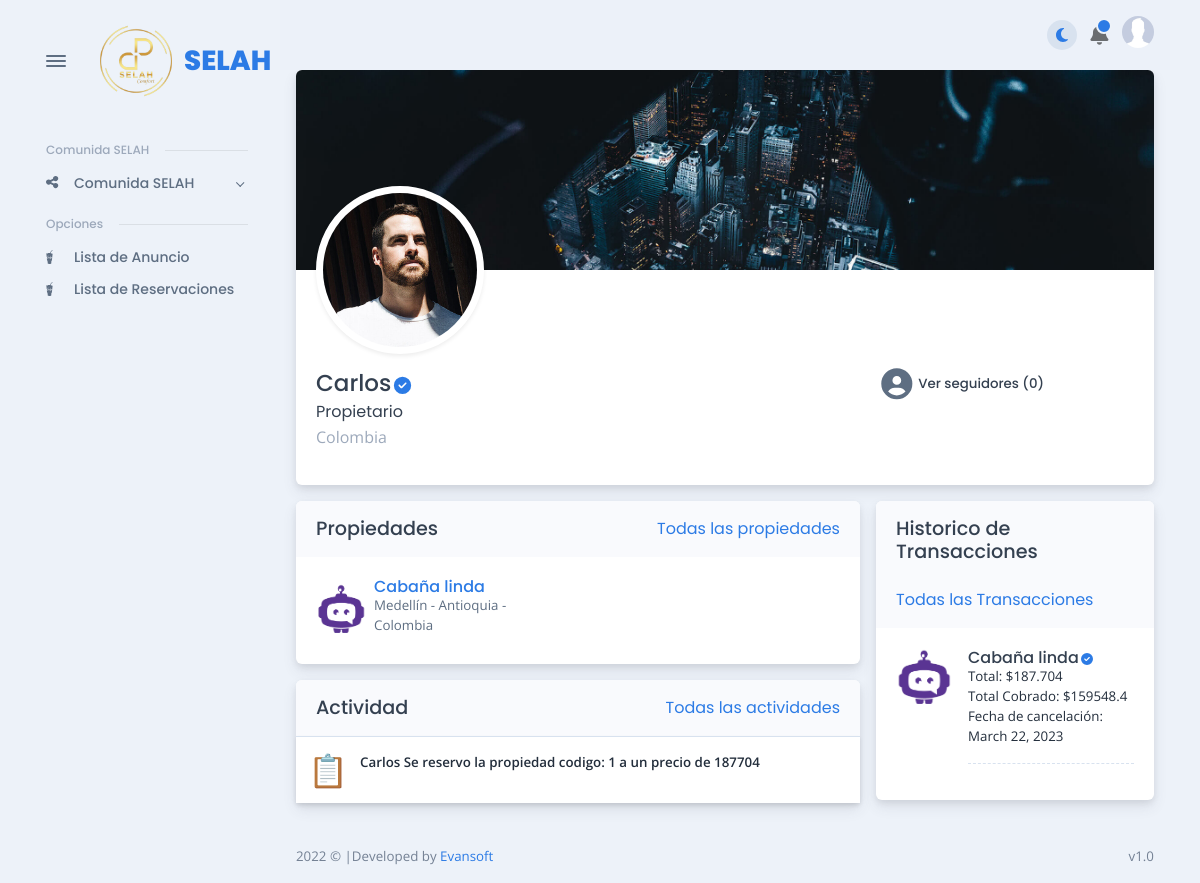
The app's page /user/Profile/25/ with its own data.
### user/models.py (models this page shows, shortened)
class User(models.Model):
	first_name = models.CharField(max_length=30, blank = True)
	second_name = models.CharField(max_length=30, blank=True)
	last_name = models.CharField(max_length= 30, blank = True)
	last_second_name = models.CharField(max_length=30,blank=True)
	email = models.EmailField(unique=True)
	code_area = models.CharField(max_length= 5, blank = True)
	phone = models.CharField(max_length= 20, unique=True)
	user = models.CharField(max_length=50)
	pswd = models.CharField(max_length = 50)
	img_profile = models.ImageField(upload_to = "Img_Profile",default = "Img_Profile/without.jpg", blank = True)
	img_cover = models.ImageField(upload_to = "Img_Cover",default = "Img_Cover/cover.jpg", blank = True)
	description = models.TextField(blank = True)
	disable = models.BooleanField(default = False)
	active = models.BooleanField(default = False)
	verified = models.BooleanField(default = False)
	type_user = models.IntegerField(default = 2)

### property/models.py (models this page shows, shortened)
class Property(models.Model):
	space = models.ForeignKey(Space, on_delete = models.CASCADE, null = True, blank=True,related_name='space')
	title = models.CharField(max_length = 150, null = True, blank=True)
	hosting_space = models.ForeignKey(Hosting_Space, on_delete = models.CASCADE, null = True, blank=True,related_name='hosting_space')
	street = models.CharField(max_length = 150, null = True, blank=True)
	street_optional = models.CharField(max_length = 150, null = True, blank=True)
	city = models.CharField(max_length = 150, null = True, blank=True)
	departament = models.CharField(max_length = 150, null = True, blank=True)
	country = models.CharField(max_length = 150, null = True, blank=True)
	tag_description = models.ForeignKey(Tag_Description, on_delete = models.CASCADE, null = True, blank=True,related_name='tag_description')
	description = models.TextField(default="")
	price = models.FloatField(default=0)
	extras = models.ForeignKey(Extras,on_delete=models.CASCADE, null = True, blank=True,related_name='extras')
	complete = models.BooleanField(default = False)
	discoun = models.FloatField(default = 0)
	user = models.ForeignKey(User, on_delete = models.CASCADE,  null = True, blank=True,related_name='User')
	available = models.BooleanField(default = False)
	postcode = models.CharField(max_length = 10,null = True, blank=True)
	price_clean = models.IntegerField(default = 0)
	price_entrada = models.IntegerField(default = 0)
	btn_clean = models.BooleanField(default = False)
	cod_ref = models.IntegerField(default = 0)

### settings/models.py (models this page shows)
class Movement_History(models.Model):
	user = models.ForeignKey(User, on_delete = models.CASCADE)
	description= models.CharField(max_length =  250)

class History_Transaccion(models.Model):
	amount_total = models.FloatField()
	amount_me = models.FloatField()
	amount_property = models.FloatField()
	date_register = models.DateField(auto_now_add = True)
	date_payment = models.DateField(auto_now_add = True)
	propertys = models.ForeignKey(Property, on_delete = models.CASCADE,null = True, blank = True)
	user = models.ForeignKey(User, on_delete = models.CASCADE,null = True, blank = True)
	reservation = models.ForeignKey(Reservation, on_delete = models.CASCADE,null = True, blank = True)

### user/views.py (the view)
# urls.py: url(r'^Profile/(\d+)/$',Profile,name="Profile"),
def Profile(request,pk):
	user = User.objects.get(pk = pk)
	__property = Property.objects.filter(user = user)
	data_property = [
		{
			'pk':i.pk,
			'cover':Photo.objects.filter(propertys = i)[0].img.url,
			'title':i.title,
			'address':i.city+' - '+i.departament+' - '+i.country
		}
		for i in __property
	]
	data_trans = [
		{
			'title':i.propertys.title,
			'total': i.amount_total,
			'amount_me': i.amount_me,
			'amount_property': i.amount_property,
			'img':Photo.objects.filter(propertys = i.propertys)[0].img.url,
			'date_payment':i.date_payment
		}
		for i in History_Transaccion.objects.filter(user = user)
	]
	followers = Followers.objects.filter(user_follow = user)
	try:
		f_user = Followers.objects.filter(user_follow = user)
	except Followers.DoesNotExist as e:
		f_user = []
	return render(request,'settings/profile.html',{'user':user, 'followers':len(followers),'follow':followers,'f_user':f_user,
		'property':data_property,'history':Movement_History.objects.filter(user = user),
			'data_trans':data_trans})

### template/settings/profile.html (shortened to what this page needs)
{% extends '../base.html' %}
{% load static %}
{% block content %}
<div class="card mb-3">
    <div class="card-header position-relative min-vh-25 mb-7">
      <div class="bg-holder rounded-3 rounded-bottom-0" style="background-image:url('{% static "assets/img/generic/4.jpg" %}');">
      </div>
      <div class="avatar avatar-5xl avatar-profile"><img class="rounded-circle img-thumbnail shadow-sm" src="{% static 'assets/img/team/2.jpg' %}" width="200" alt="" /></div>
    </div>
    <div class="card-body">
      <div class="row">
        <div class="col-lg-8">
          <h4 class="mb-1"> {{user.first_name}}<span data-bs-toggle="tooltip" data-bs-placement="right" title="Verified"><small class="fa fa-check-circle text-primary" data-fa-transform="shrink-4 down-2"></small></span>
          </h4>
          <h5 class="fs-0 fw-normal">Propietario</h5>
          <p class="text-500">Colombia</p>
        </div>
        <div class="col ps-2 ps-lg-3"><a class="d-flex align-items-center mb-2" href="#"><span class="fas fa-user-circle fs-3 me-2 text-700" data-fa-transform="grow-2"></span>
            <div class="flex-1">
              <h6 class="mb-0">Ver seguidores (0)</h6>
            </div>
          </a>
        </div>
      </div>
    </div>
  </div>
  <div class="row g-0">
    <div class="col-lg-8 pe-lg-2">
      <div class="card mb-3">
        <div class="card-header bg-light d-flex justify-content-between">
          <h5 class="mb-0">Propiedades</h5><a class="font-sans-serif" href="../../pages/miscellaneous/associations.html">Todas las propiedades</a>
        </div>
        <div class="card-body fs--1 pb-0">
          <div class="row">
            {% for i in property %}
              <div class="col-sm-6 mb-3">
                <div class="d-flex position-relative align-items-center mb-2">
                  <img class="d-flex align-self-center me-2 rounded-3" src="{{i.cover}}" alt="" width="50" />
                  <div class="flex-1">
                    <h6 class="fs-0 mb-0"><a class="stretched-link" target="_blank" href="{% url 'Detaild_ADS' i.pk %}">{{i.title}}</a></h6>
                    <p class="mb-1">{{i.address}}</p>
                  </div>
                </div>
              </div>
            {% endfor %}
          </div>
        </div>
      </div>
      <div class="card mb-3">
        <div class="card-header bg-light d-flex justify-content-between">
          <h5 class="mb-0">Actividad</h5><a class="font-sans-serif" href="{% static 'app/social/activity-log.html' %}">Todas las actividades</a>
        </div>
        <div class="card-body fs--1 p-0">
          {% for i in history %}
            <a class="border-bottom-0 notification rounded-0 border-x-0 border border-300" href="#!">
              <div class="notification-avatar">
                <div class="avatar avatar-xl me-3">
                  <div class="avatar-emoji rounded-circle "><span role="img" aria-label="Emoji">📋️</span></div>
                </div>
              </div>
              <div class="notification-body">
                <p class="mb-1"><strong>{{i.user.first_name}}</strong> <strong>{{i.description}}</strong></p>
              </div>
            </a>
          {% endfor %}
        </div>
      </div>
    </div>
    <div class="col-lg-4 ps-lg-2">
      <div class="sticky-sidebar">
        <div class="card mb-3">
          <div class="card-header bg-light">
            <h5 class="mb-0">Historico de Transacciones</h5><br><a class="font-sans-serif" href="../../pages/miscellaneous/associations.html">Todas las Transacciones</a>
          </div>
          <div class="card-body fs--1">
            {% for i in data_trans %}
              <div class="d-flex"><a href="#!">
                <img class="img-fluid" src="{{i.img}}" alt="" width="56" /></a>
                <div class="flex-1 position-relative ps-3">
                  <h6 class="fs-0 mb-0">{{i.title}}<span data-bs-toggle="tooltip" data-bs-placement="top" title="Verified"><small class="fa fa-check-circle text-primary" data-fa-transform="shrink-4 down-2"></small></span>
                  </h6>
                  <p class="text-1000 mb-0">Total: ${{i.total}}</p>
                  <p class="text-1000 mb-0">Total Cobrado: ${{i.amount_property}}</p>
                  <p class="text-1000 mb-0">Fecha de cancelación: {{i.date_payment}}</p>
                  <div class="border-dashed-bottom my-3"></div>
                </div>
              </div>
              {% endfor %}
          </div>
        </div>
      </div>
    </div>
  </div>
{% endblock %}

### template/base.html (shortened to what this page needs)
{% load static %}
<!DOCTYPE html>
<html lang="en-US" dir="ltr">
  <head>
    <link href="{% static 'vendors/swiper/swiper-bundle.min.css' %}" rel="stylesheet">
    <link rel="stylesheet" href="https://cdn.jsdelivr.net/npm/bootstrap@4.6.2/dist/css/bootstrap.min.css">
    <link href="{% static 'vendors/overlayscrollbars/OverlayScrollbars.min.css' %}" rel="stylesheet">
    <link href="{% static 'assets/css/theme-rtl.min.css' %}" rel="stylesheet" id="style-rtl">
    <link href="{% static 'assets/css/theme.min.css' %}" rel="stylesheet" id="style-default">
    <link href="{% static 'assets/css/user-rtl.min.css' %}" rel="stylesheet" id="user-style-rtl">
    <link href="{% static 'assets/css/user.min.css' %}" rel="stylesheet" id="user-style-default">
    <link href="{% static 'vendors/dropzone/dropzone.min.css' %}" rel="stylesheet" />
    <link href="{% static 'vendors/choices/choices.min.css' %}" rel="stylesheet" />
    <link rel="stylesheet" href="https://www.jqueryscript.net/demo/Classic-Growl-like-Notification-Plugin-For-jQuery-Gritter/css/jquery.gritter.css">
    <link rel="stylesheet" href="https://cdn.datatables.net/1.13.4/css/jquery.dataTables.css" />
  </head>
  <body>
    <main class="main" id="top">
      <div class="container" data-layout="container">
        {% include './menu_web.html' %}
        <div class="content">
          <nav class="navbar navbar-light navbar-glass navbar-top navbar-expand">
            <ul class="navbar-nav navbar-nav-icons ms-auto flex-row align-items-center">
              <li class="nav-item">
                <div class="theme-control-toggle fa-icon-wait px-2">
                  <label class="mb-0 theme-control-toggle-label theme-control-toggle-dark" for="themeControlToggle" data-bs-toggle="tooltip" data-bs-placement="left" title="Cambiar a tema oscuro"><span class="fas fa-moon fs-0"></span></label>
                </div>
              </li>
              <li class="nav-item dropdown">
                <a class="nav-link notification-indicator notification-indicator-primary px-0 fa-icon-wait" id="navbarDropdownNotification" href="#" role="button" data-bs-toggle="dropdown" aria-haspopup="true" aria-expanded="false"><span class="fas fa-bell" data-fa-transform="shrink-6" style="font-size: 33px;"></span></a>
              </li>
              {% if request.session.email_user %}
              <li class="nav-item dropdown">
                <a class="nav-link pe-0" id="navbarDropdownUser" href="#" role="button" data-bs-toggle="dropdown" aria-haspopup="true" aria-expanded="false">
                  <div class="avatar avatar-xl">
                    <img class="rounded-circle" src="{{request.session.photo_user}}" alt="" />
                  </div>
                </a>
                <div class="dropdown-menu dropdown-menu-end py-0" aria-labelledby="navbarDropdownUser">
                  <div class="bg-white dark__bg-1000 rounded-2 py-2">
                    <a class="dropdown-item" href="{% url 'Profile' request.session.pk_user %}">Perfil</a>
                    <a class="dropdown-item" href="{% url 'Settings_Profile' %}">Configuración</a>
                    <div class="dropdown-divider"></div>
                    <a class="dropdown-item" href="{% url 'LogOut' %}">Salir</a>
                  </div>
                </div>
              </li>
              {% else %}
                <li class="nav-item dropdown">
                  <a class="nav-link pe-0" id="navbarDropdownUser" href="{% url 'Login' %}" >
                  <div class="avatar avatar-xl">
                    <img class="rounded-circle" src="{% static 'without.jpg' %}" alt="" />
                  </div>
                </a>
              </li>
              {% endif %}
            </ul>
          </nav>
          {% block content %}{% endblock %}
          <footer class="footer">
            <div class="row g-0 justify-content-between fs--1 mt-4 mb-3">
              <div class="col-12 col-sm-auto text-center">
                <p class="mb-0 text-600"><span class="d-none d-sm-inline-block"> 2022 &copy; |</span><br class="d-sm-none" />Developed by <a href="https://evansoft.com.co">Evansoft</a></p>
              </div>
              <div class="col-12 col-sm-auto text-center">
                <p class="mb-0 text-600">v1.0</p>
              </div>
            </div>
          </footer>
        </div>
      </div>
    </main>
  </body>
</html>

### template/menu_web.html (shortened to what this page needs)
{% load static %}
<nav class="navbar navbar-light navbar-vertical navbar-expand-xl">
  <div class="d-flex align-items-center">
    <div class="toggle-icon-wrapper">
      <button class="btn navbar-toggler-humburger-icon navbar-vertical-toggle" data-bs-toggle="tooltip" data-bs-placement="left" title="Toggle Navigation"><span class="navbar-toggle-icon"><span class="toggle-line"></span></span></button>
    </div><a class="navbar-brand" href="{% url 'Index' %}">
      <div class="d-flex align-items-center py-3"><img class="me-2" src="{% static 'logo.png' %}" alt="" width="80" /><span class="font-sans-serif">SELAH</span>
      </div>
    </a>
  </div>
  <div class="collapse navbar-collapse" id="navbarVerticalCollapse">
    <div class="navbar-vertical-content scrollbar">
      <ul class="navbar-nav flex-column mb-3" id="navbarVerticalNav">
        <li class="nav-item">
            <div class="row navbar-vertical-label-wrapper mt-3 mb-2">
                <div class="col-auto navbar-vertical-label">Comunida SELAH</div>
                <div class="col ps-0">
                  <hr class="mb-0 navbar-vertical-divider" />
                </div>
            </div>
            <a class="nav-link dropdown-indicator" href="#social" role="button" data-bs-toggle="collapse" aria-expanded="false" aria-controls="social">
                <div class="d-flex align-items-center"><span class="nav-link-icon"><span class="fas fa-share-alt"></span></span><span class="nav-link-text ps-1">Comunida SELAH</span>
                </div>
              </a>
        </li>
        <li class="nav-item">
            <div class="row navbar-vertical-label-wrapper mt-3 mb-2">
                <div class="col-auto navbar-vertical-label">Opciones</div>
                <div class="col ps-0">
                  <hr class="mb-0 navbar-vertical-divider" />
                </div>
            </div>
            <a class="nav-link" href="{% url 'List_Ads' %}" role="button" aria-expanded="false">
                <div class="d-flex align-items-center"><span class="nav-link-icon"><span class="fab fa-gulp"></span></span><span class="nav-link-text ps-1">Lista de Anuncio</span>
                </div>
            </a>
            <a class="nav-link" href="{% url 'List_Reservations' %}" role="button" aria-expanded="false">
                <div class="d-flex align-items-center"><span class="nav-link-icon"><span class="fab fa-gulp"></span></span><span class="nav-link-text ps-1">Lista de Reservaciones</span>
                </div>
            </a>
        </li>
      </ul>
    </div>
  </div>
</nav>

### records on screen
User: first_name "Carlos"
Property: title "Cabaña linda", title "Cabaña linda"
Movement_History: user.first_name "Carlos", description "Se reservo la propiedad codigo: 1 a un precio de 187704"
History_Transaccion: total "187.704", amount_property "159548.4", date_payment "March 22, 2023"

### other values on screen
{{ i.address }} "Medellín - Antioquia - Colombia"
